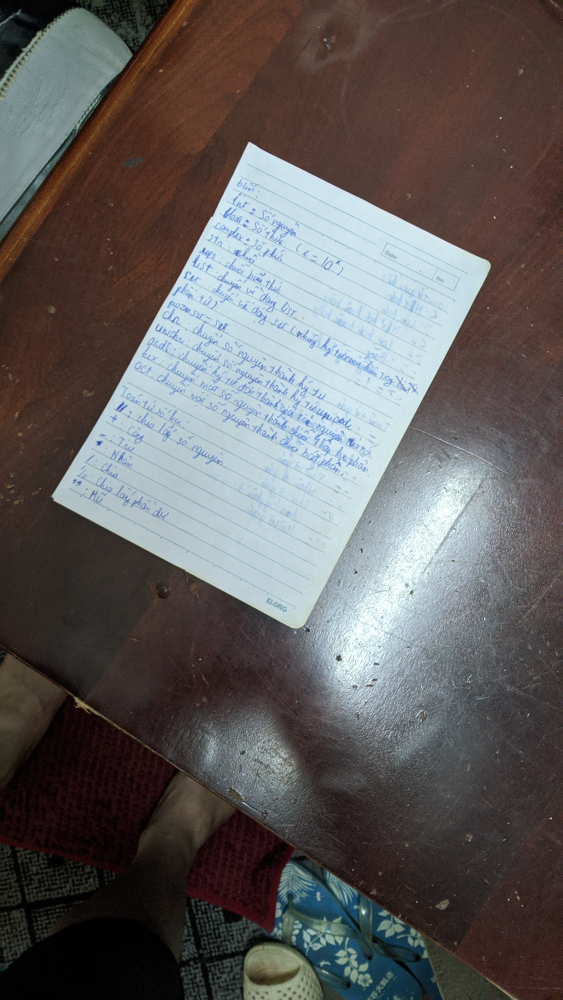
#> input picture Paper perpestive/Data/2.jpg, 2250 x 4000 px (shown at 1/4 size)
$ python -i process.py   (imports and definitions only)
#> lines starting #> are read from the running program, lines starting #| are printed output that depends on the picture; after the words box and inside, x2 and y2 are one past the last pixel; in counts of white or black regions, pixels touching at a corner belong together
### Paper perpestive/utlis.py
import cv2
import numpy as np


# [31 lines left out: function stackImages, not called in this run]


def reorder_points(box):
    # the top-left point has the smallest sum whereas the
    # bottom-right has the largest sum
    sum = box.sum(axis=1)
    top_left = box[np.argmin(sum)]
    bottom_right = box[np.argmax(sum)]

    # compute the difference between the points -- the top-right
    # will have the minumum difference and the bottom-left will
    # have the maximum difference
    diff = np.diff(box, axis=1)
    bottom_left = box[np.argmax(diff)]
    top_right = box[np.argmin(diff)]

    points = [top_left, top_right, bottom_right, bottom_left]

    return np.array(points)

def transform(img, points):
    pt_A, pt_B, pt_C, pt_D = points
    width_AD = np.sqrt(((pt_A[0] - pt_D[0]) ** 2) + ((pt_A[1] - pt_D[1]) ** 2))
    width_BC = np.sqrt(((pt_B[0] - pt_C[0]) ** 2) + ((pt_B[1] - pt_C[1]) ** 2))
    maxWidth = max(int(width_AD), int(width_BC))

    height_AB = np.sqrt(((pt_A[0] - pt_B[0]) ** 2) + ((pt_A[1] - pt_B[1]) ** 2))
    height_CD = np.sqrt(((pt_C[0] - pt_D[0]) ** 2) + ((pt_C[1] - pt_D[1]) ** 2))
    maxHeight = max(int(height_AB), int(height_CD))

    input_pts = np.float32([pt_A, pt_B, pt_C, pt_D])
    output_pts = np.float32([[0, 0],
                             [0, maxHeight - 1],
                             [maxWidth - 1, maxHeight - 1],
                             [maxWidth - 1, 0]])

    M = cv2.getPerspectiveTransform(input_pts, output_pts)

    out = cv2.warpPerspective(img, M, (maxWidth, maxHeight), flags=cv2.INTER_LINEAR)

    return out

def nothing(x):
    pass


# [12 lines left out: functions initializeTrackbars, valTrackbars, not called in this run]

### Paper perpestive/process.py
import cv2
import numpy as np
import utlis

webCamFeed = False
pathImage = "Data/1.jpg"
# [1 line not run here, left out]

# utlis.initializeTrackbars()
count = 0


def Analyze(pathImage):
#> called with pathImage = 'Data/2.jpg'
    if webCamFeed:
        success, img = cap.read()
    else:
        img = cv2.imread(pathImage)
#> img is the input picture: shape (4000, 2250, 3); mean B, G, R 93.9, 94.4, 97.6
    widthImg, heightImg, _ = img.shape
#> widthImg = 4000; heightImg = 2250
    img = cv2.resize(img, (heightImg // 3, widthImg // 3))
#> img: shape (1333, 750, 3)
    # imgBlank = np.zeros((heightImg // 5, widthImg // 5, 3), np.uint8)
    imgGray = cv2.cvtColor(img, cv2.COLOR_BGR2GRAY)
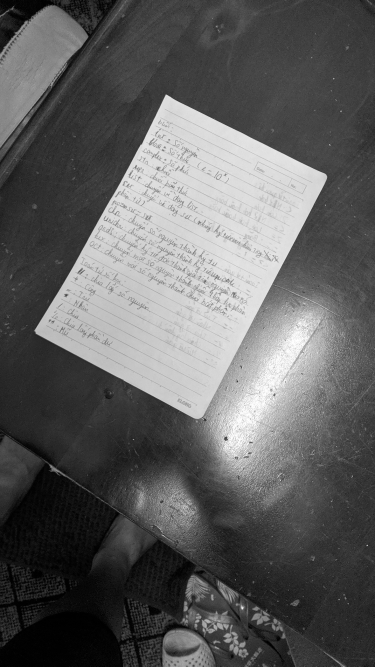
#> imgGray: shape (1333, 750) (shown at 1/2 size); min 0, max 255, mean 95.2
    imgBlur = cv2.GaussianBlur(imgGray, (5, 5), 1)
    thres = (64, 255)
    imgThreshold = cv2.Canny(imgBlur, thres[0], thres[1])
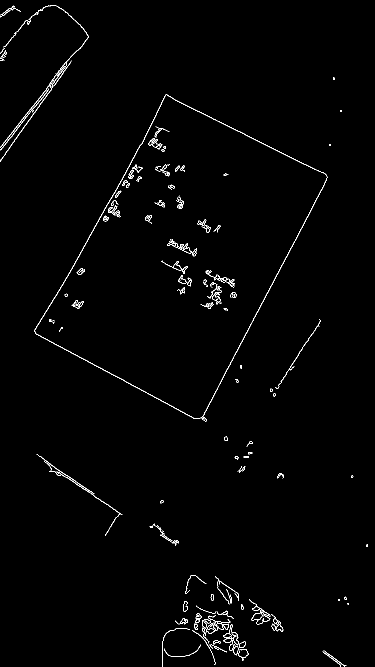
#> imgThreshold: shape (1333, 750) (shown at 1/2 size); 1.1% white in thin lines or dots
    kernel = np.ones((5, 5))
    imgDial = cv2.dilate(imgThreshold, kernel, iterations=2)
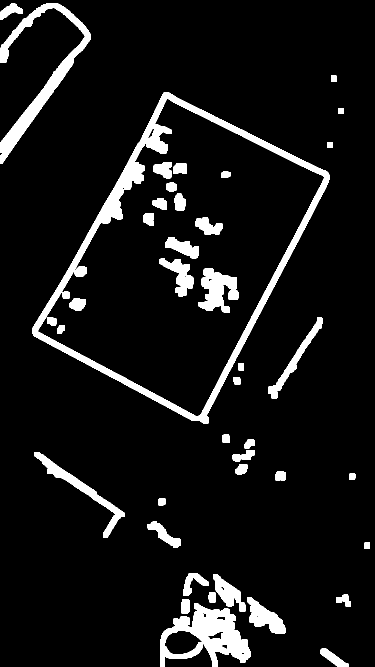
#> imgDial: shape (1333, 750) (shown at 1/2 size); 8.1% white; 45 white regions, largest, box (x1, y1, x2, y2) and area: (64, 185, 659, 847) 27040, (320, 1207, 501, 1333) 10757, (0, 6, 181, 328) 9705
    imgThreshold = cv2.erode(imgDial, kernel, iterations=1)
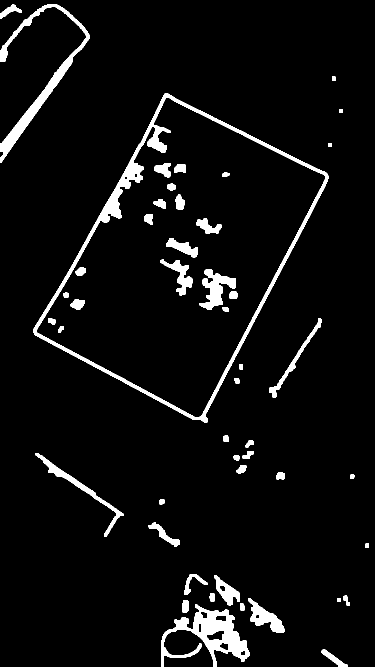
#> imgThreshold: shape (1333, 750) (shown at 1/2 size); 5.2% white; 48 white regions
    contours, hierarchy = cv2.findContours(imgThreshold, cv2.RETR_EXTERNAL, cv2.CHAIN_APPROX_SIMPLE)
#> contours = 30 contours; largest, box (x1, y1, x2, y2) and area: (66, 187, 657, 845) 206667, (322, 1209, 499, 1333) 8477, (0, 8, 179, 326) 6148, (71, 906, 247, 1074) 2145, (496, 1197, 569, 1265) 1957
    max_area = 0
    paper_contour = []
    for cnt in contours:
        area = cv2.contourArea(cnt)
        if area > max_area:
            max_area = area
            paper_contour = cnt
#> this loop made 30 passes
#> (area, max_area) on passes 1, 2, 27: (490, 490), (8477, 8477), (206667, 206667)
#> area on passes 3, 4, 5, 7, 8, 9: 105.5, 258, 1957, 106.5, 134.5, 1316
#> after the loop, max_area = 206667; paper_contour = contour of 1449 points, box (x1, y1, x2, y2) (66, 187, 657, 845), area 206667

    # x, y, w, h = cv2.boundingRect(paper_contour)
    # cv2.rectangle(img, (x, y), (x + w, y + h), (0, 255, 0), 2)

    rect = cv2.minAreaRect(paper_contour)
#> rect = ((359.7, 512.1), (561.3, 394), -63.43)
    box = cv2.boxPoints(rect)
#> box = [[410.4, 851.2], [58, 675], [309, 173], [661.4, 349.2]]
    box = np.int0(box)
#> box = [[410, 851], [58, 674], [309, 173], [661, 349]]
    box = np.array(box)
    # [4 lines of commented-out code are left out]
    points = utlis.reorder_points(box)
#> in reorder_points, `sum = box.sum(axis=1)`: sum = [1261, 732, 482, 1010]
#> in reorder_points, `top_left = box[np.argmin(sum)]`: top_left = [309, 173]
#> in reorder_points, `bottom_right = box[np.argmax(sum)]`: bottom_right = [410, 851]
#> in reorder_points, `diff = np.diff(box, axis=1)`: diff = [441, 616, -136, -312]
#> in reorder_points, `bottom_left = box[np.argmax(diff)]`: bottom_left = [58, 674]
#> in reorder_points, `top_right = box[np.argmin(diff)]`: top_right = [661, 349]
#> in reorder_points, `points = [top_left, top_right, bottom_right, bottom_left]`: points = [[309, 173], [661, 349], [410, 851], [58, 674]]
#> points = [[309, 173], [661, 349], [410, 851], [58, 674]]

    # [11 lines of commented-out code are left out]

    out = utlis.transform(img, points)
#> in transform, `pt_A, pt_B, pt_C, pt_D = points`: pt_A = [309, 173]; pt_B = [661, 349]; pt_C = [410, 851]; pt_D = [58, 674]
#> in transform, `width_AD = np.sqrt(((pt_A[0] - pt_D[0]) ** 2) + ((pt_A[1] - pt_D[1]) *..`: width_AD = 560.4
#> in transform, `width_BC = np.sqrt(((pt_B[0] - pt_C[0]) ** 2) + ((pt_B[1] - pt_C[1]) *..`: width_BC = 561.3
#> in transform, `maxWidth = max(int(width_AD), int(width_BC))`: maxWidth = 561
#> in transform, `height_AB = np.sqrt(((pt_A[0] - pt_B[0]) ** 2) + ((pt_A[1] - pt_B[1]) ..`: height_AB = 393.5
#> in transform, `height_CD = np.sqrt(((pt_C[0] - pt_D[0]) ** 2) + ((pt_C[1] - pt_D[1]) ..`: height_CD = 394
#> in transform, `maxHeight = max(int(height_AB), int(height_CD))`: maxHeight = 393
#> in transform, `input_pts = np.float32([pt_A, pt_B, pt_C, pt_D])`: input_pts = [[309, 173], [661, 349], [410, 851], [58, 674]]
#> in transform, `output_pts = np.float32([[0, 0], [0, maxHeight - 1], [maxWidth - 1, ma..`: output_pts = [[0, 0], [0, 392], [560, 392], [560, 0]]
#> in transform, `M = cv2.getPerspectiveTransform(input_pts, output_pts)`: M = [[-0.448, 0.896, -16.58], [0.893, 0.448, -353.4], [2.72e-06, 3.63e-06, 1]]
#> in transform, `out = cv2.warpPerspective(img, M, (maxWidth, maxHeight), flags=cv2.INT..`:
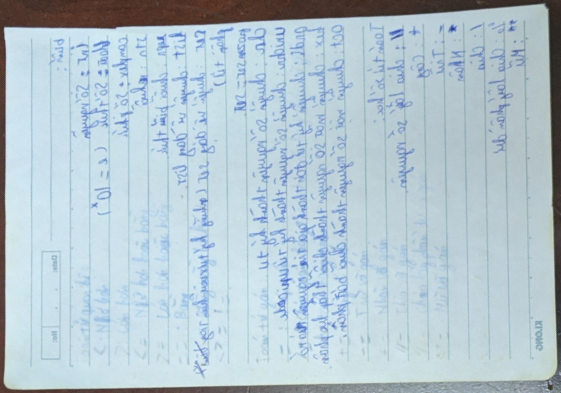
#> out: shape (393, 561, 3); mean B, G, R 207.7, 197.8, 179.6
    out = cv2.flip(out, 1)
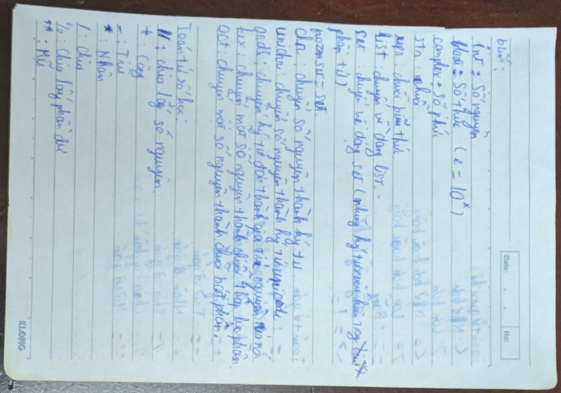
#> out: shape (393, 561, 3); mean B, G, R 207.7, 197.8, 179.6
    if out.shape[0] < out.shape[1]:
        out = cv2.rotate(out, cv2.ROTATE_90_COUNTERCLOCKWISE)
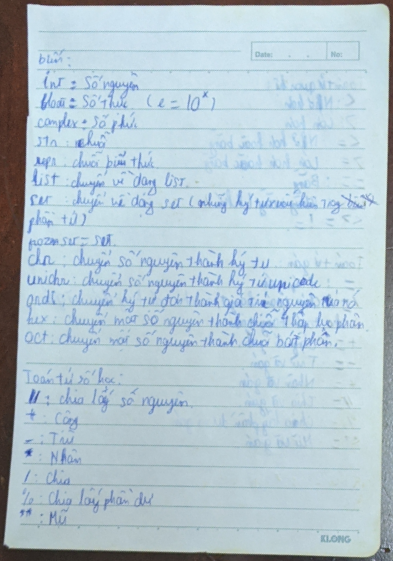
#> out: shape (561, 393, 3); mean B, G, R 207.7, 197.8, 179.6
    else:
        out = cv2.rotate(out, cv2.ROTATE_180)

    return out

>>> result = Analyze('Data/2.jpg')

$ run again, on Paper perpestive/Data/3.jpg
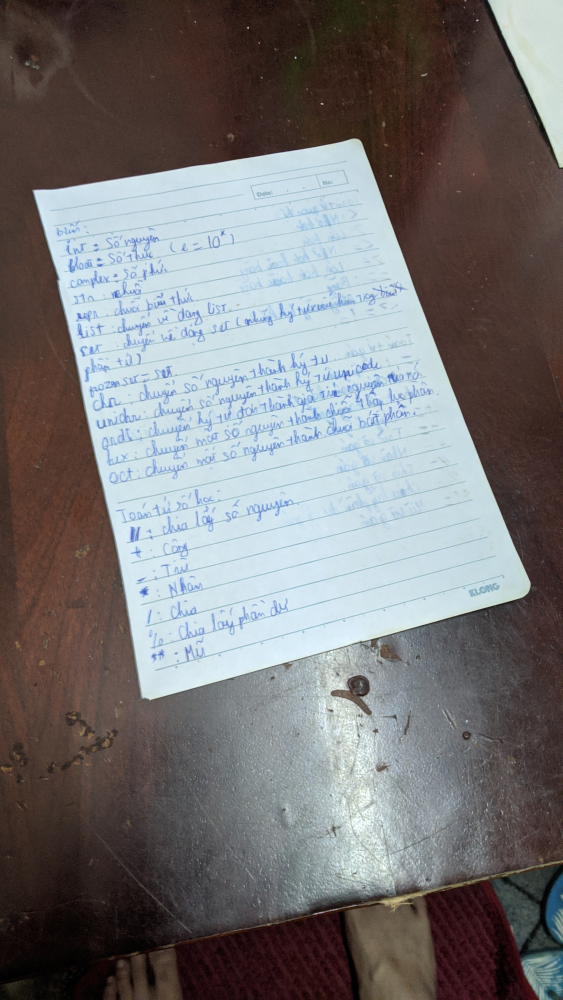
#> input picture Paper perpestive/Data/3.jpg, 2250 x 4000 px (shown at 1/4 size)
#> in Analyze, img is the input picture: shape (4000, 2250, 3); mean B, G, R 119.2, 118.3, 119.8
#> img: shape (1333, 750, 3)
#> imgDial: shape (1333, 750); 7.9% white; 32 white regions, largest, box (x1, y1, x2, y2) and area: (40, 180, 712, 937) 31890, (266, 1142, 750, 1257) 7570, (451, 472, 574, 562) 5122
#> in Analyze, `imgThreshold = cv2.erode(imgDial, kernel, iterations=1)`:
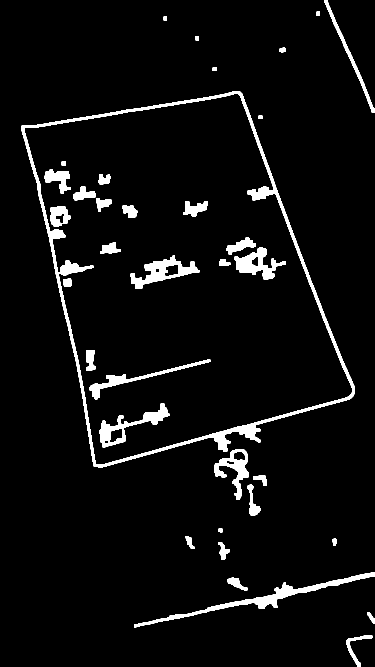
#> imgThreshold: shape (1333, 750) (shown at 1/2 size); 4.9% white; 36 white regions
#> contours = 19 contours; largest, box (x1, y1, x2, y2) and area: (42, 182, 710, 935) 328943, (268, 1144, 750, 1255) 4517, (429, 898, 498, 1000) 2599, (648, 0, 750, 226) 1348, (494, 969, 522, 1031) 614
#> the loop in Analyze, `for cnt in contours:` made 19 passes
#> (area, max_area) on passes 1, 4, 13: (580.5, 580.5), (4517, 4517), (328943, 328943)
#> after the loop in Analyze, `for cnt in contours:`: max_area = 328943; paper_contour = contour of 1208 points, box (x1, y1, x2, y2) (42, 182, 710, 935), area 328943
#> rect = ((382.3, 548), (543.9, 723.4), -12.13)
#> in Analyze, `box = cv2.boxPoints(rect)`: box = [[192.4, 958.8], [40.4, 251.6], [572.2, 137.3], [724.2, 844.5]]
#> in Analyze, `box = np.int0(box)`: box = [[192, 958], [40, 251], [572, 137], [724, 844]]
#> sum = [1150, 291, 709, 1568]
#> top_left = [40, 251]
#> bottom_right = [724, 844]
#> diff = [766, 211, -435, 120]
#> bottom_left = [192, 958]
#> top_right = [572, 137]
#> in reorder_points, `points = [top_left, top_right, bottom_right, bottom_left]`: points = [[40, 251], [572, 137], [724, 844], [192, 958]]
#> pt_A = [40, 251]; pt_B = [572, 137]; pt_C = [724, 844]; pt_D = [192, 958]
#> width_AD = 723.2
#> maxWidth = 723
#> height_AB = 544.1
#> maxHeight = 544
#> input_pts = [[40, 251], [572, 137], [724, 844], [192, 958]]
#> output_pts = [[0, 0], [0, 543], [722, 543], [722, 0]]
#> M = [[0.209, 0.976, -253.4], [0.976, -0.21, 13.62], [4.12e-19, -1.49e-19, 1]]
#> in Analyze, `out = cv2.rotate(out, cv2.ROTATE_90_COUNTERCLOCKWISE)`:
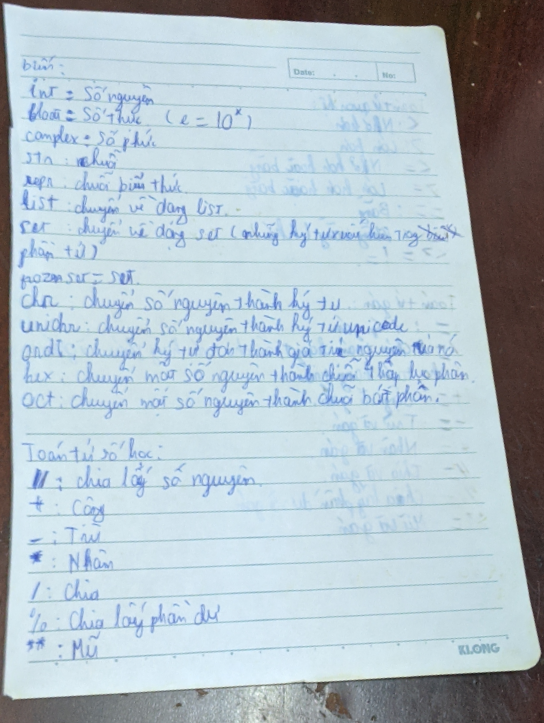
#> out: shape (723, 544, 3); mean B, G, R 200, 191.3, 176.9

$ run again, on Paper perpestive/Data/4.jpg
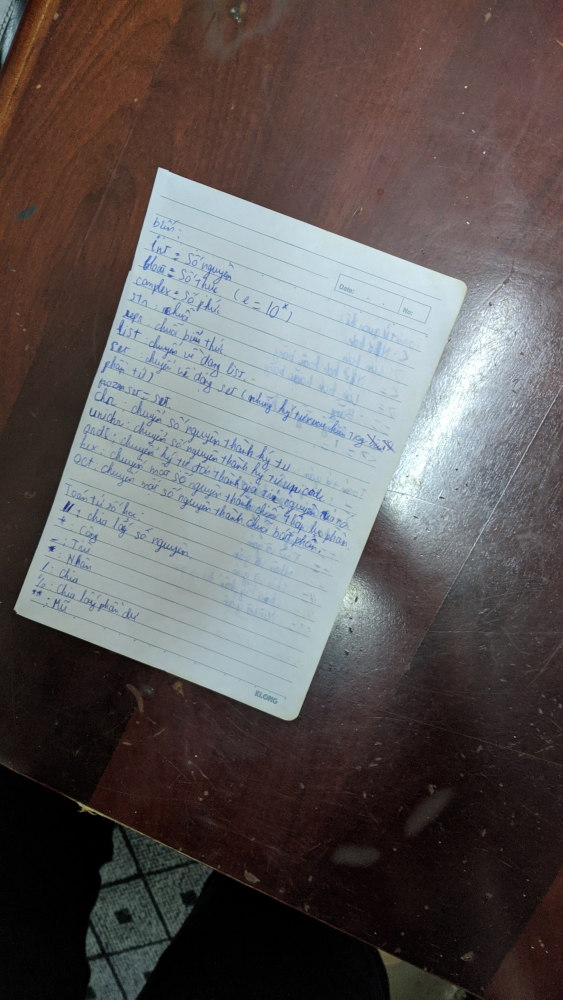
#> input picture Paper perpestive/Data/4.jpg, 2250 x 4000 px (shown at 1/4 size)
#> in Analyze, img is the input picture: shape (4000, 2250, 3); mean B, G, R 88.6, 89.3, 94.2
#> img: shape (1333, 750, 3)
#> imgDial: shape (1333, 750); 7.2% white; 33 white regions, largest, box (x1, y1, x2, y2) and area: (14, 219, 627, 965) 31133, (358, 642, 453, 728) 4798, (258, 588, 364, 702) 4486
#> in Analyze, `imgThreshold = cv2.erode(imgDial, kernel, iterations=1)`:
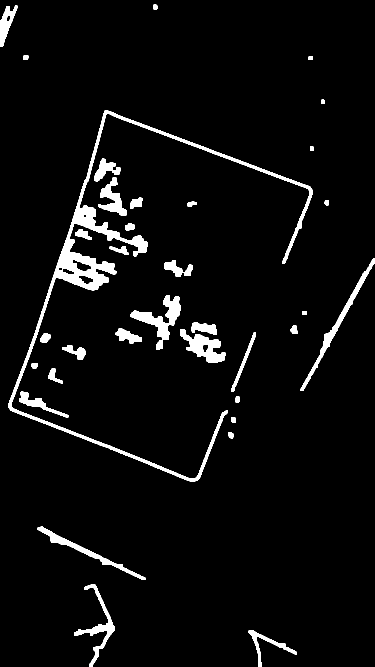
#> imgThreshold: shape (1333, 750) (shown at 1/2 size); 4.6% white; 35 white regions
#> contours = 35 contours; largest, box (x1, y1, x2, y2) and area: (16, 221, 625, 963) 18024, (260, 590, 362, 700) 3044, (360, 658, 451, 726) 2646, (601, 516, 750, 782) 2437, (75, 1053, 291, 1160) 1990
#> the loop in Analyze, `for cnt in contours:` made 35 passes
#> (area, max_area) on passes 1, 2, 3, 13, 18, 30: (989, 989), (1980.5, 1980.5), (1989.5, 1989.5), (2645.5, 2645.5), (3044, 3044), (18024, 18024)
#> after the loop in Analyze, `for cnt in contours:`: max_area = 18024; paper_contour = contour of 2628 points, box (x1, y1, x2, y2) (16, 221, 625, 963), area 18024
#> rect = ((308.6, 595.7), (637.1, 451.4), -69.4)
#> in Analyze, `box = cv2.boxPoints(rect)`: box = [[407.8, 973.3], [-14.75, 814.5], [209.4, 218.2], [632, 377]]
#> in Analyze, `box = np.int0(box)`: box = [[407, 973], [-14, 814], [209, 218], [631, 376]]
#> sum = [1380, 800, 427, 1007]
#> top_left = [209, 218]
#> bottom_right = [407, 973]
#> diff = [566, 828, 9, -255]
#> bottom_left = [-14, 814]
#> top_right = [631, 376]
#> in reorder_points, `points = [top_left, top_right, bottom_right, bottom_left]`: points = [[209, 218], [631, 376], [407, 973], [-14, 814]]
#> pt_A = [209, 218]; pt_B = [631, 376]; pt_C = [407, 973]; pt_D = [-14, 814]
#> width_AD = 636.4
#> width_BC = 637.6
#> maxWidth = 637
#> height_AB = 450.6
#> height_CD = 450
#> input_pts = [[209, 218], [631, 376], [407, 973], [-14, 814]]
#> output_pts = [[0, 0], [0, 449], [636, 449], [636, 0]]
#> M = [[-0.35, 0.936, -130.8], [0.936, 0.35, -272], [4.93e-06, -3.36e-07, 1]]
#> in Analyze, `out = cv2.rotate(out, cv2.ROTATE_90_COUNTERCLOCKWISE)`:
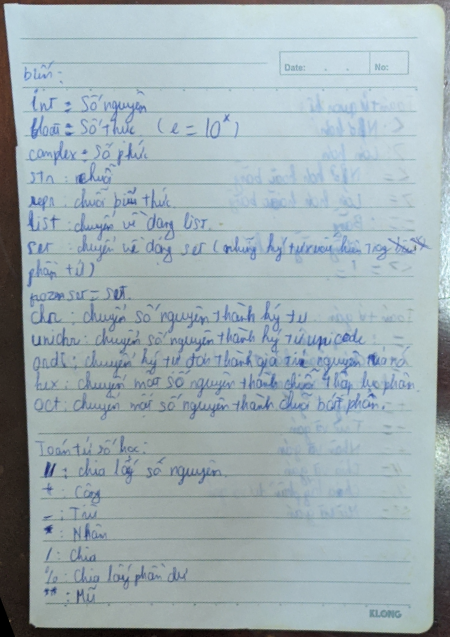
#> out: shape (637, 450, 3); mean B, G, R 179.2, 173.9, 159.1

$ run again, on Paper perpestive/Data/5.jpg
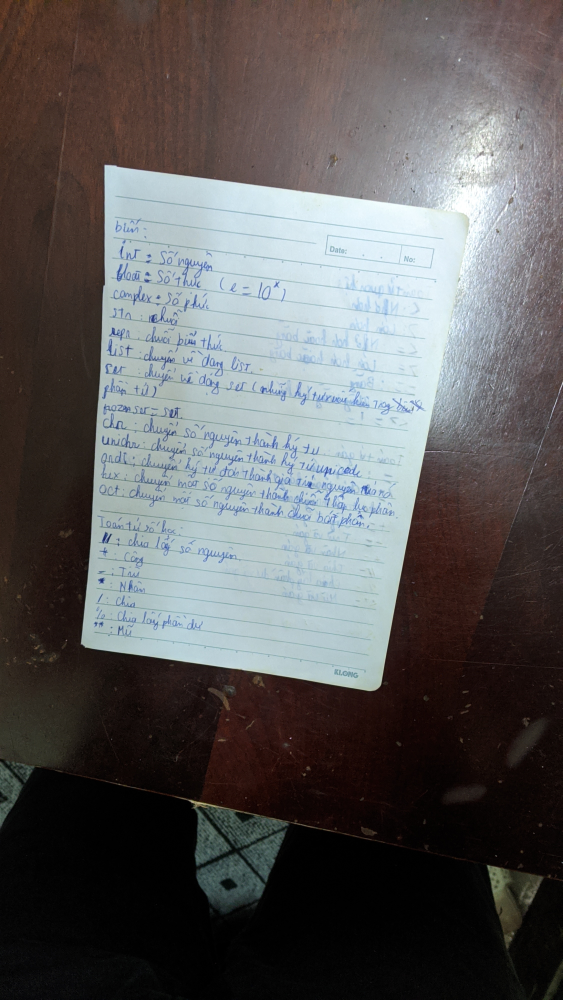
#> input picture Paper perpestive/Data/5.jpg, 2250 x 4000 px (shown at 1/4 size)
#> in Analyze, img is the input picture: shape (4000, 2250, 3); mean B, G, R 92.6, 92.4, 93.6
#> img: shape (1333, 750, 3)
#> imgDial: shape (1333, 750); 8.4% white; 27 white regions, largest, box (x1, y1, x2, y2) and area: (104, 215, 594, 926) 39373, (216, 1055, 450, 1217) 9154, (274, 573, 417, 692) 7569
#> contours = 28 contours; largest, box (x1, y1, x2, y2) and area: (106, 217, 592, 924) 23734, (218, 1057, 448, 1215) 10690, (276, 575, 415, 690) 5567, (400, 615, 497, 703) 3752, (382, 507, 497, 547) 1772
#> the loop in Analyze, `for cnt in contours:` made 28 passes
#> (area, max_area) on passes 1, 2, 3, 27: (367.5, 367.5), (1044, 1044), (10690.5, 10690.5), (23733.5, 23733.5)
#> after the loop in Analyze, `for cnt in contours:`: max_area = 23733.5; paper_contour = contour of 1544 points, box (x1, y1, x2, y2) (106, 217, 592, 924), area 23734
#> rect = ((338.7, 572.5), (660.8, 484.1), -83.24)
#> in Analyze, `box = cv2.boxPoints(rect)`: box = [[540.1, 929.1], [59.43, 872.1], [137.2, 215.9], [617.9, 272.9]]
#> in Analyze, `box = np.int0(box)`: box = [[540, 929], [59, 872], [137, 215], [617, 272]]
#> sum = [1469, 931, 352, 889]
#> top_left = [137, 215]
#> bottom_right = [540, 929]
#> diff = [389, 813, 78, -345]
#> bottom_left = [59, 872]
#> top_right = [617, 272]
#> in reorder_points, `points = [top_left, top_right, bottom_right, bottom_left]`: points = [[137, 215], [617, 272], [540, 929], [59, 872]]
#> pt_A = [137, 215]; pt_B = [617, 272]; pt_C = [540, 929]; pt_D = [59, 872]
#> width_AD = 661.6
#> width_BC = 661.5
#> maxWidth = 661
#> height_AB = 483.4
#> height_CD = 484.4
#> maxHeight = 484
#> input_pts = [[137, 215], [617, 272], [540, 929], [59, 872]]
#> output_pts = [[0, 0], [0, 483], [660, 483], [660, 0]]
#> M = [[-0.118, 0.993, -197.4], [0.993, 0.118, -161.3], [-7.32e-07, 3.04e-06, 1]]
#> in Analyze, `out = cv2.rotate(out, cv2.ROTATE_90_COUNTERCLOCKWISE)`:
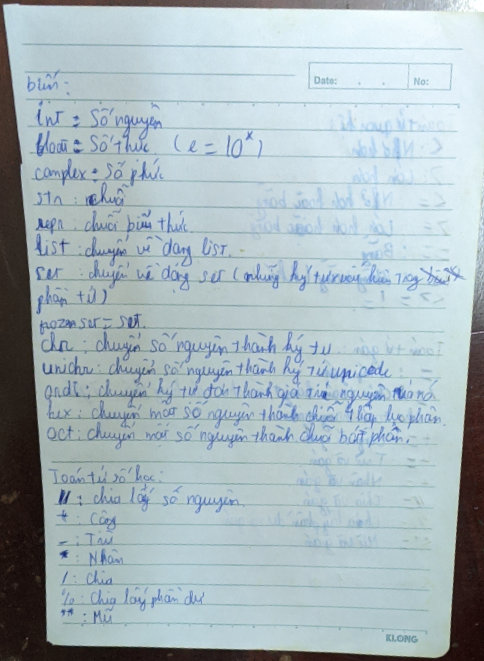
#> out: shape (661, 484, 3); mean B, G, R 189.3, 183.6, 168.6
